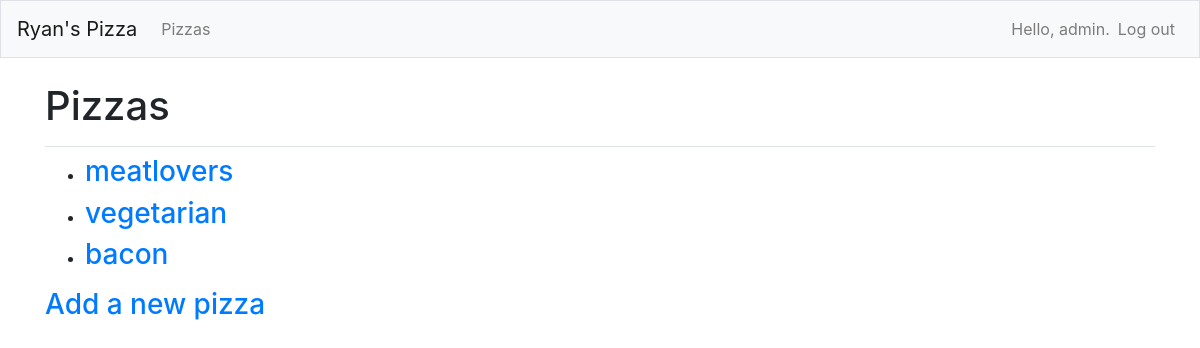
Page /pizzas (signed in) on the earlier database version.
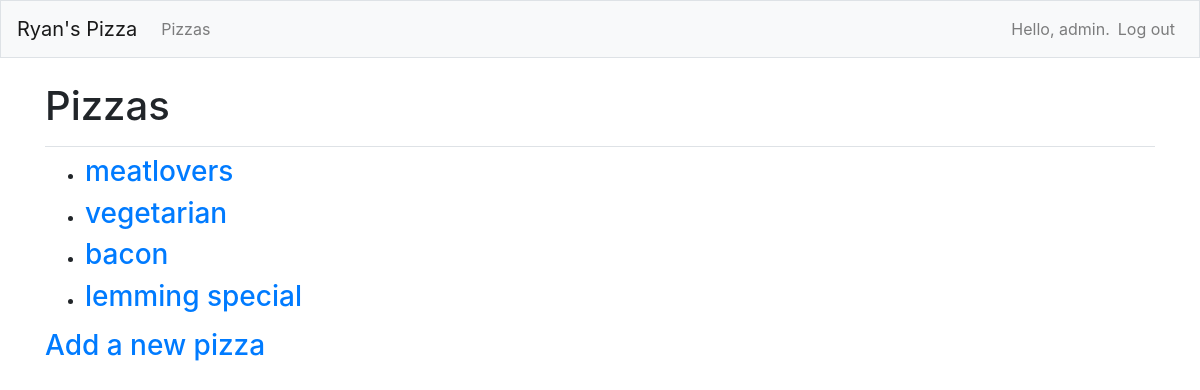
Same page on the later database version.
### pizzas/models.py (models this page shows)
class Pizza(models.Model):
    name = models.CharField(max_length=200)
    date = models.DateTimeField(auto_now_add=True)
    owner = models.ForeignKey(User, on_delete=models.CASCADE)
    header_image = models.ImageField(null=True, blank=True, upload_to="images/")
    def __str__(self):
        return self.name

### pizzas/views.py (the view)
# urls.py: path("pizzas", views.pizzas, name="pizzas"),
@login_required
def pizzas(request):
    pizzas = Pizza.objects.filter(owner=request.user).order_by("date")
    context = {"pizzas": pizzas}
    return render(request, "pizzas/pizzas.html", context)

### pizzas/templates/pizzas/pizzas.html
{% extends "pizzas/base.html" %}
{% block page_header %}
    <h1>Pizzas</h1>
{% endblock page_header %}
{% block content %}
<ul>
    {% for pizza in pizzas %}
    <li><h3>
        <a href="{% url 'pizzas:pizza' pizza.id %}">{{ pizza }}</a>
    </h3></li>
    {% empty %}
    <li><h3> No pizzas Have been added yet.</h3></li>
    {% endfor %}
</ul>
<h3><a href="{% url 'pizzas:new_pizza' %}">Add a new pizza</h3></a>
{% endblock content %}

### pizzas/templates/pizzas/base.html (shortened to what this page needs)
{% load bootstrap4 %}
<!doctype html>
<html lang="en">
<head>
{% bootstrap_css %}
</head>
<body>
    <nav class="navbar navbar-expand-md navbar-light bg-light mb-4 border">
    <a class="navbar-brand" href="{% url 'pizzas:index'%}">
        Ryan's Pizza</a>
    <div class="collapse navbar-collapse" id="navbarCollapse">
        <ul class="navbar-nav mr-auto">
        <li class="nav-item">
        <a class="nav-link" href="{% url 'pizzas:pizzas'%}">
            Pizzas</a></li>
    </ul>
    <ul class="navbar-nav ml-auto">
        {% if user.is_authenticated %}
        <li class="nav-item">
        <span class="navbar-text"}">Hello, {{ user.username }}.</span>
        </li>
        <li class="nav-item">
        <a class="nav-link" href="{% url 'users:logout' %}">Log out</a>
        </li>
        {% else %}
        <li class="nav-item">
        <a class="nav-link" href="{% url 'users:register' %}">Register</a>
        </li>
        <li class="nav-item">
        <a class="nav-link" href="{% url 'users:login' %}">Log in</a></li>
        {% endif %}
        </ul>
        </div>
        </nav>
    <main role="main" class="container">
        <div class="pb-2 mb-2 border-bottom">
        {% block page_header %}{% endblock page_header %}
        </div>
        <div>
        {% block content %}{% endblock content %}
        </div>
        </main>
        </body>
        </html>

Differences in the rows shown:
added Pizza: name "lemming special"
